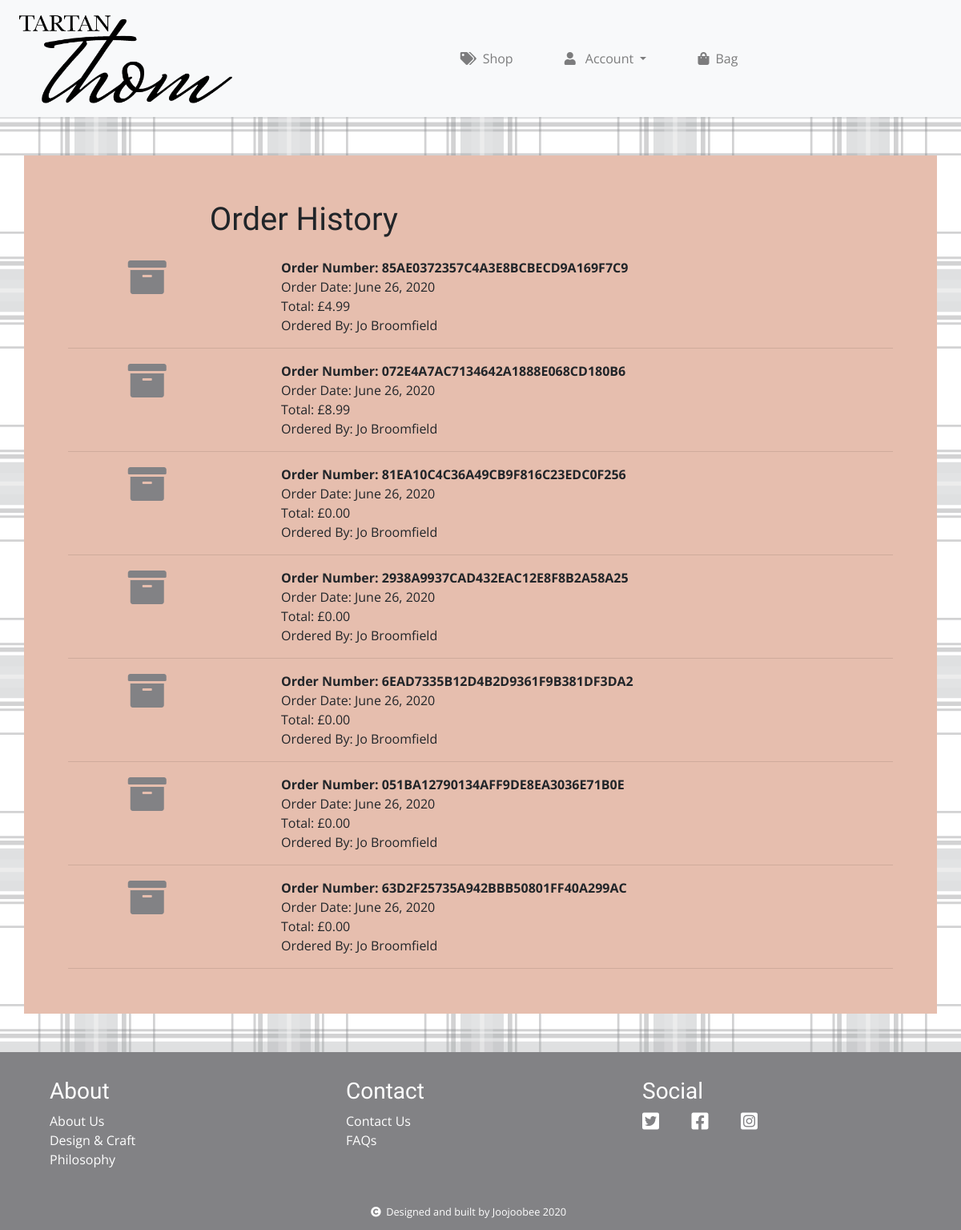
/checkout/checkout_history/ (signed in), run on the app's committed database.
### checkout/models.py (models this page shows, shortened)
class Order(models.Model):
    order_user = models.ForeignKey(User, null=True, on_delete=models.CASCADE, default='')
    order_number = models.CharField(max_length=32)
    fullname = models.CharField(max_length=50)
    phone_number = models.CharField(max_length=20)
    date = models.DateTimeField(auto_now_add=True)
    address_line1 = models.CharField(max_length=50)
    address_line2 = models.CharField(max_length=50)
    town_city = models.CharField(max_length=30)
    postcode = models.CharField(max_length=10)
    country = CountryField(blank_label='Country', max_length=30)
    order_total = models.DecimalField(default=0, decimal_places=2, max_digits=6)
    delivery_total = models.DecimalField(default=0, decimal_places=2, max_digits=6)
    grand_total = models.DecimalField(default=0, decimal_places=2, max_digits=6)
    is_complete = models.BooleanField(default=False)

### checkout/views.py (the view)
# urls.py: path('checkout_history/', checkout_history, name='checkout_history'),
@login_required
def checkout_history(request):
    user = request.user
    user_orders = Order.objects.filter(order_user=user).order_by('-date')
    if user_orders:
        context = {
            'user_orders': user_orders,
        }
    else:
        messages.error(request, "Sorry, you don't currently have any orders")
        return redirect(reverse('profiles:my_profile'))
    return render(request, 'checkout/checkout_history.html', context)

### basket/contexts.py (called while the page is built, shortened)
def basket_contents(request):
    basket = request.session.get('basket', {})
    basket_items = []
    order_total = 0
    product_count = 0
    if order_total < settings.MIN_DELIVERY_THRESHOLD:
        delivery_total = round(Decimal(settings.MIN_DELIVERY_CHARGE), 2)
    else:
        delivery_total = round(Decimal(settings.UPPER_DELIVERY_CHARGE), 2)
    grand_total = delivery_total + order_total
    context = {
        'basket_items': basket_items,
        'order_total': order_total,
        'delivery_total': delivery_total,
        'grand_total': grand_total,
        'product_count': product_count,
    }
    return context

### checkout/templates/checkout/checkout_history.html (shortened to what this page needs)
{% extends 'base.html' %}
{% load static %}
{% block content %}
<div class="container tartan-thom-container p-3 my-5">
    <div class="row justify-content-center m-2 p-3">
        <div class="col-md-12">
            <div class="row justify-content-center">
                <div class="col-md-8 my-3">
                    <h1>Order History</h1>
                </div>
            </div>
        {% if user_orders %}
            {% for order in user_orders.all %}
            <div class="row justify-content-center">
                <div class="col-md-2">
                    <i class="fas fa-archive fa-3x float-right"></i>
                </div>
                <div class="col-md-8 px-3 mx-auto">
                    <a href="{% url 'checkout:order_detail' order.order_number%}" class="link"><p>Order Number: {{ order.order_number }}</p></a>
                    <p>Order Date: {{ order.date.date }}</p>
                    <p>Total: £{{ order.grand_total }}</p>
                    <p>Ordered By: {{ order.fullname }}</p>
                </div>
            </div>
            <hr>
            {% endfor %}
        {% endif %}
        </div>
    </div>
</div>
{% endblock %}

### static/css/style.css (style rules this page uses)
body { background-image: url("/static/img/tartanthom.png"); height: 100%; }
h1, h2, h3, h4 { font-family: "Great Vibes", cursive; }
p, span, li, a, .btn { font-family: "Open Sans", sans-serif; }
p { margin: 0; }
.link { font-weight: bold; }
a, a:hover { color: inherit; }
a { text-decoration: none; }
i { color: inherit; padding: 0 0.5em 0 0 !important; }
.tartan-thom-container { background-color: #e6beae; }
.fa-3x { color: #828285; }

### data on the page
Order: order_number "85AE0372357C4A3E8BCBECD9A169F7C9", date "June 26, 2020", grand_total "4.99", fullname "Jo Broomfield"
Order: order_number "072E4A7AC7134642A1888E068CD180B6", date "June 26, 2020", grand_total "8.99", fullname "Jo Broomfield"
Order: order_number "81EA10C4C36A49CB9F816C23EDC0F256", date "June 26, 2020", grand_total "0.00", fullname "Jo Broomfield"
Order: order_number "2938A9937CAD432EAC12E8F8B2A58A25", date "June 26, 2020", grand_total "0.00", fullname "Jo Broomfield"
Order: order_number "6EAD7335B12D4B2D9361F9B381DF3DA2", date "June 26, 2020", grand_total "0.00", fullname "Jo Broomfield"
Order: order_number "051BA12790134AFF9DE8EA3036E71B0E", date "June 26, 2020", grand_total "0.00", fullname "Jo Broomfield"
Order: order_number "63D2F25735A942BBB50801FF40A299AC", date "June 26, 2020", grand_total "0.00", fullname "Jo Broomfield"
